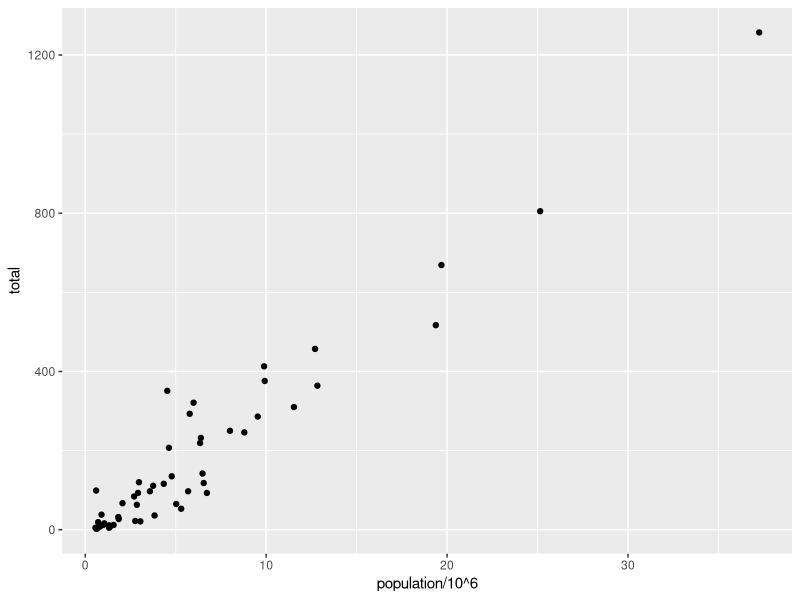
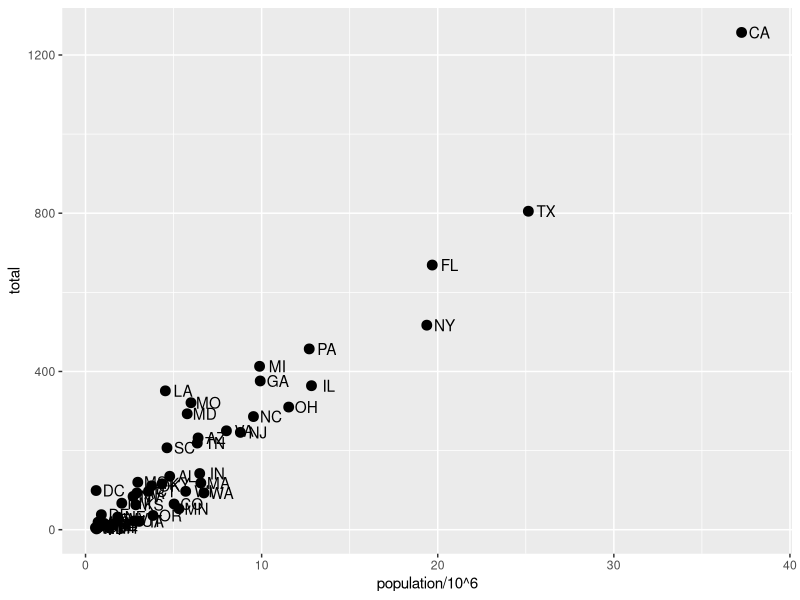
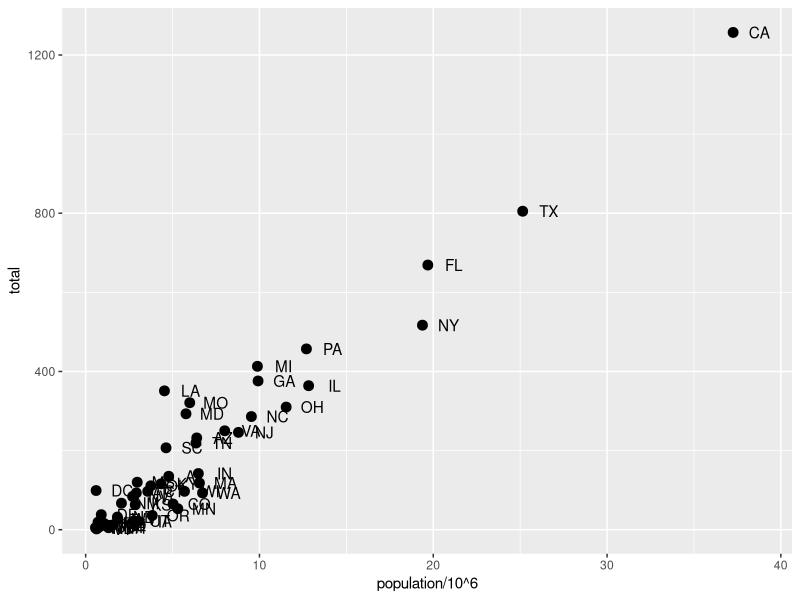
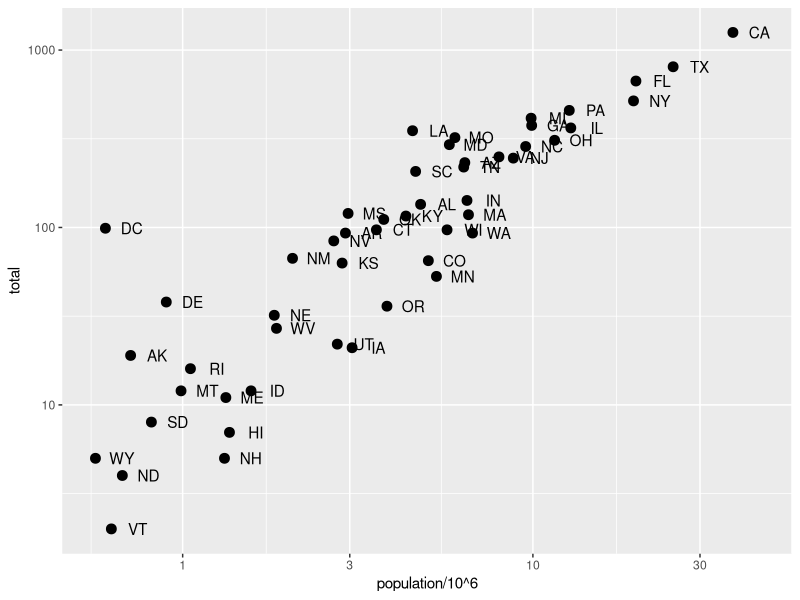
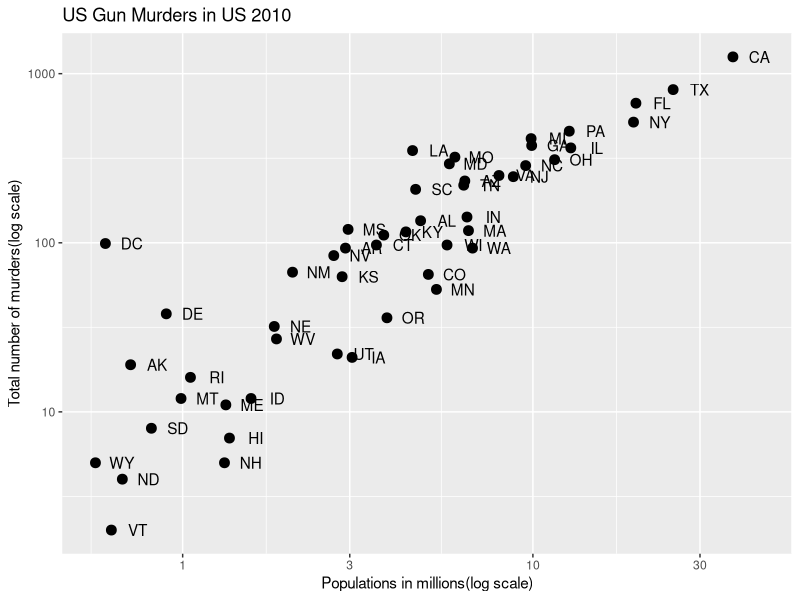
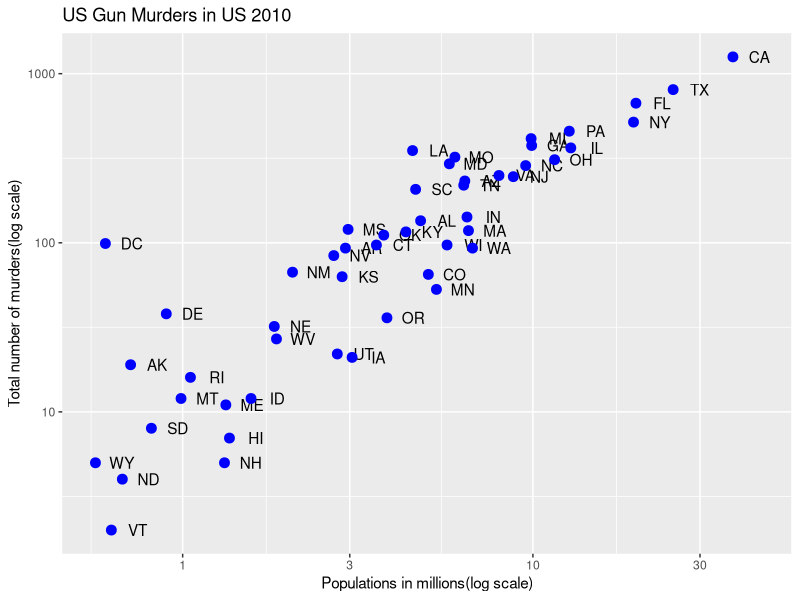
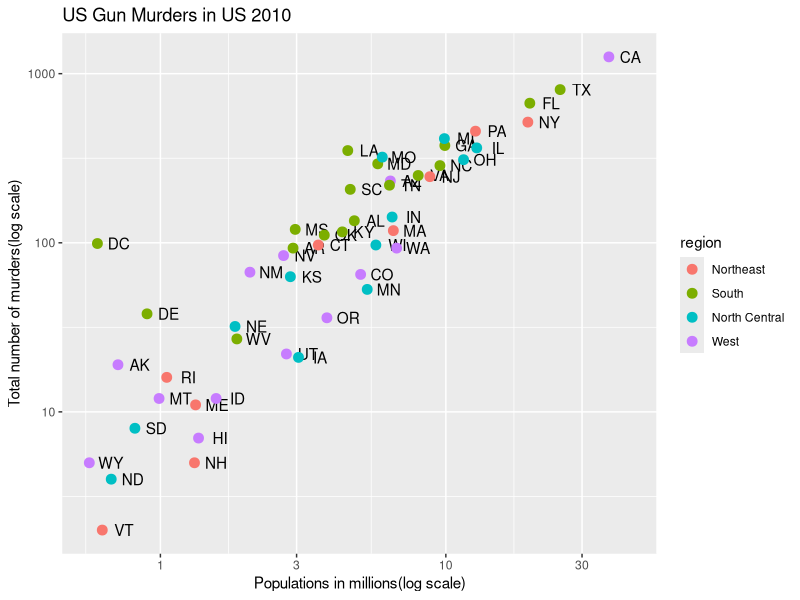
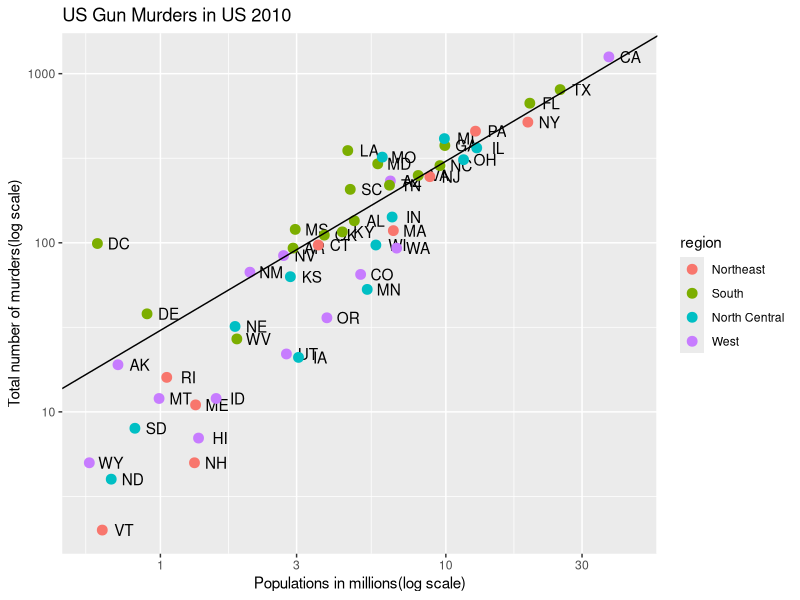

Generate these figures, in order, with R:
library(dslabs)
library(tidyverse)
data(murders)

murders %>% ggplot() + geom_point(aes(x= population/10^6, y = total))

p <- ggplot(data = murders)
p + geom_point(aes(population/10^6, total), size=3) + geom_text(aes(population/10^6, total, label= abb), nudge_x = 1)


p <- ggplot(data = murders, aes(population/10^6, total, label=abb))
p + geom_point(size=3) + geom_text(nudge_x = 1.5) #+ scale_x_continuous(trans ="log10") + scale_y_continuous(trans="log10")

#p + geom_point(size=3) + geom_text(aes(x=10, y=800, label= "hello there"))

p + geom_point(size=3) + geom_text(nudge_x = 0.075) + scale_x_continuous(trans ="log10") + scale_y_continuous(trans="log10")

p + geom_point(size=3) + geom_text(nudge_x = 0.075) + scale_x_log10() + scale_y_log10() + xlab("Populations in millions(log scale)") + ylab("Total number of murders(log scale)") + ggtitle("US Gun Murders in US 2010")

p <- p + geom_text(nudge_x = 0.075) + scale_x_log10() + scale_y_log10() + xlab("Populations in millions(log scale)") + ylab("Total number of murders(log scale)") + ggtitle("US Gun Murders in US 2010")

p + geom_point(size=3, color="blue")

p + geom_point(aes(col = region), size=3)

r <- murders %>% summarize(rate=sum(total)/sum(population)*10^6) %>% .$rate

p + geom_point(aes(col = region), size=3) + geom_abline(intercept = log10(r))

p <- p + geom_abline(intercept=log10(r), lty=2, color="darkgrey") + geom_point(aes(col = region), size=3)

p <- p+ scale_color_discrete(name="Region")
p

#addon packages
library(ggthemes)
library(ggrepel)   #arrange the label position 

p + theme_economist()
p + theme_fivethirtyeight()

p
ds_theme_set()


# start from begin again
library(ggthemes)
library(ggrepel)   #arrange the label position 

r <- murders %>% summarize(rate=sum(total)/sum(population)*10^6) %>% .$rate

p <- ggplot(data = murders, aes(population/10^6, total, label=abb))

p <- p + geom_abline(intercept=log10(r), lty=2, color="darkgrey") + geom_point(aes(col = region), size=3)

p <- p + geom_text_repel()  + scale_x_log10() + scale_y_log10()

p <- p + xlab("Populations in millions(log scale)") + ylab("Total number of murders(log scale)") + ggtitle("US Gun Murders in US 2010")

p <- p + scale_color_discrete(name="Region") + theme_economist()

p

murders %>% ggplot(aes(population, total, label = abb)) + geom_label(aes(col=region))

#other example
p1 <- heights %>% filter(sex=="Male") %>% ggplot(aes(x=height))
p1 + geom_histogram()
p1 + geom_histogram(binwidth = 1, fill="blue", col="black") + xlab("Male heights in inches") + ggtitle("Histogram")

p1 + geom_density(fill="blue")

p2 <- heights %>% filter(sex=="Male") %>% ggplot(aes(sample=height))
p2 + geom_qq()

params <- heights %>% filter(sex=="Male") %>% summarize(mean=mean(height), sd=sd(height))
p2 + geom_qq(dparams = params) + geom_abline()


library(gridExtra)
p3 <- p1 + geom_histogram(binwidth = 1, fill="blue", col="black")
p4 <- p1 + geom_histogram(binwidth = 2, fill="blue", col="black")
p5 <- p1 + geom_histogram(binwidth = 3, fill="blue", col="black")
grid.arrange(p3,p4,p5,ncol=3)
